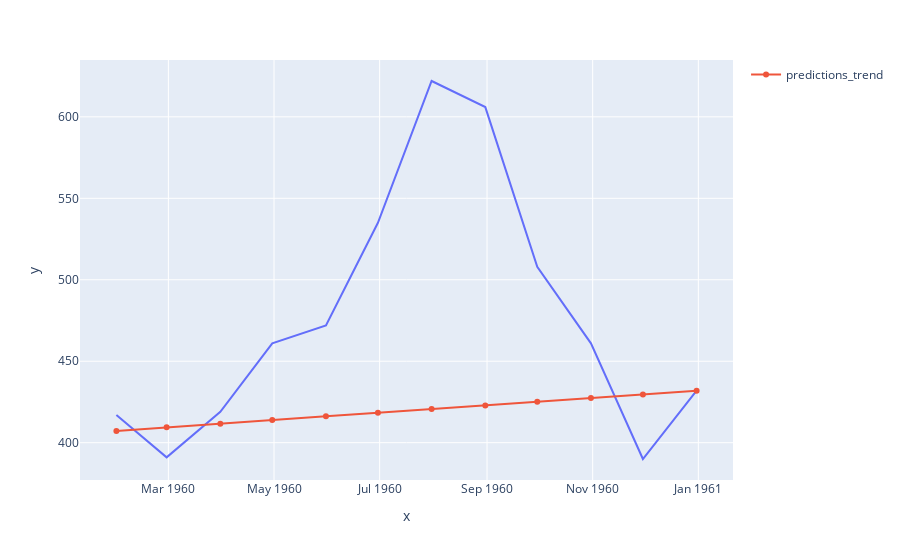

The cell this chart's notebook holds for it:
### Code cell
#### Plot actual and predicted values
fig=px.line(x=test['Time'],y=test['AirPassengers'])
fig.add_scatter(x=test['Time'],y=preds1,name="predictions_trend")
fig.show()

### Figure 1 — Plotly figure (JSON) as saved in the notebook; plotly's stock layout.template omitted (floating-point values rounded to 4 significant figures)
{"data": [{"hovertemplate": "x=%{x}<br>y=%{y}<extra></extra>", "legendgroup": "", "line": {"color": "#636efa", "dash": "solid"}, "mode": "lines", "name": "", "showlegend": false, "type": "scatter", "x": ["1960-01-31T00:00:00", "1960-02-29T00:00:00", "1960-03-31T00:00:00", "1960-04-30T00:00:00", "1960-05-31T00:00:00", "1960-06-30T00:00:00", "1960-07-31T00:00:00", "1960-08-31T00:00:00", "1960-09-30T00:00:00", "1960-10-31T00:00:00", "1960-11-30T00:00:00", "1960-12-31T00:00:00"], "xaxis": "x", "y": [417, 391, 419, 461, 472, 535, 622, 606, 508, 461, 390, 432], "yaxis": "y"}, {"name": "predictions_trend", "type": "scatter", "x": ["1960-01-31T00:00:00", "1960-02-29T00:00:00", "1960-03-31T00:00:00", "1960-04-30T00:00:00", "1960-05-31T00:00:00", "1960-06-30T00:00:00", "1960-07-31T00:00:00", "1960-08-31T00:00:00", "1960-09-30T00:00:00", "1960-10-31T00:00:00", "1960-11-30T00:00:00", "1960-12-31T00:00:00"], "y": [407.2, 409.5, 411.7, 413.9, 416.2, 418.4, 420.7, 422.9, 425.1, 427.4, 429.6, 431.8]}], "layout": {"legend": {"tracegroupgap": 0}, "margin": {"t": 60}, "xaxis": {"anchor": "y", "domain": [0, 1], "title": {"text": "x"}}, "yaxis": {"anchor": "x", "domain": [0, 1], "title": {"text": "y"}}}}
